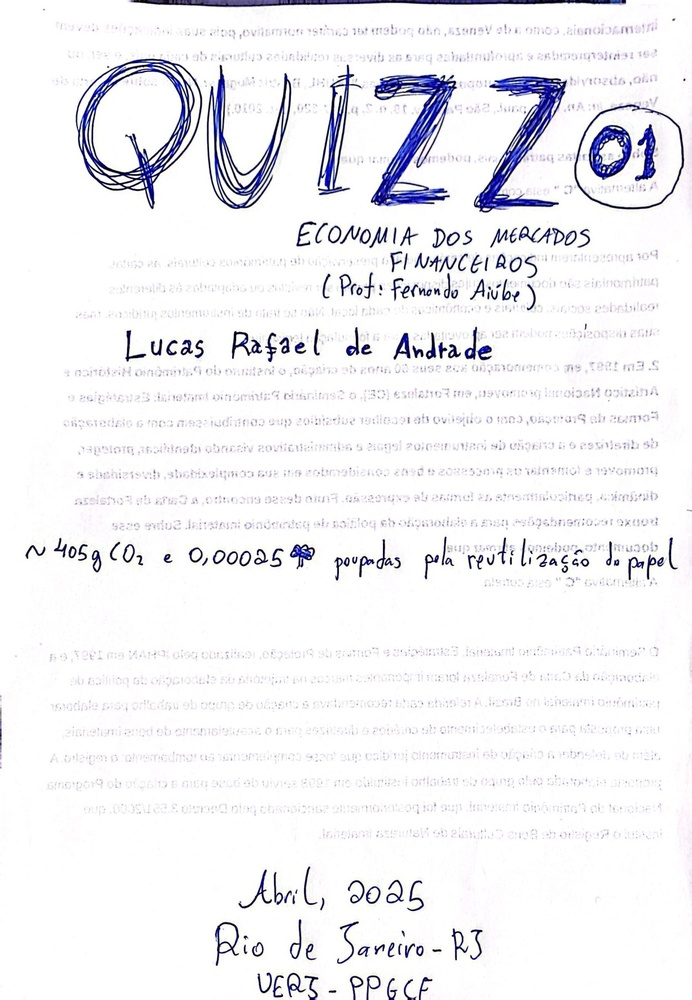
#> input picture handwritten_text/original/Quizz 01 Economia mercados financeiros_1.jpg, 692 x 1000 px, shrunk from 1252 x 1808 before the run; its folder holds only this picture in this run
$ python main.py
#> lines starting #> are read from the running program, lines starting #| are printed output that depends on the picture; after the words box and inside, x2 and y2 are one past the last pixel; in counts of white or black regions, pixels touching at a corner belong together
import cv2
import os
import numpy as np
import pytesseract
pytesseract.pytesseract.tesseract_cmd = r'C:\Program Files\Tesseract-OCR\tesseract.exe'

from glob import glob

# Defina os diretórios de entrada e saída
input_dir = r"handwritten_text\original"  # Pasta com imagens JPG
output_dir = r"handwritten_text\segmented"

# Cria a estrutura de pastas de saída, se não existir
recognized_dir = os.path.join(output_dir, "recognized")
not_recognized_dir = os.path.join(output_dir, "nao_reconhecidos")
words_dir = os.path.join(output_dir, "palavras_agrupadas")

os.makedirs(recognized_dir, exist_ok=True)
os.makedirs(not_recognized_dir, exist_ok=True)
os.makedirs(words_dir, exist_ok=True)

# Lista todos os arquivos JPG na pasta de origem
image_paths = glob(os.path.join(input_dir, "*.jpg"))

# Função para salvar a imagem em determinado caminho
def save_roi(roi, dest_dir, base_name, index, prefix=""):
    filename = f"{base_name}_{prefix}{index}.jpg"
    cv2.imwrite(os.path.join(dest_dir, filename), roi)

# Processa cada imagem
for image_path in image_paths:
    # Nome base da imagem (sem extensão)
    base_name = os.path.splitext(os.path.basename(image_path))[0]

    # Carrega e converte para escala de cinza
    image = cv2.imread(image_path)
#> image is the input picture: shape (1000, 692, 3); mean B, G, R 244.6, 241.5, 241.8
    if image is None:
        continue
    gray = cv2.cvtColor(image, cv2.COLOR_BGR2GRAY)
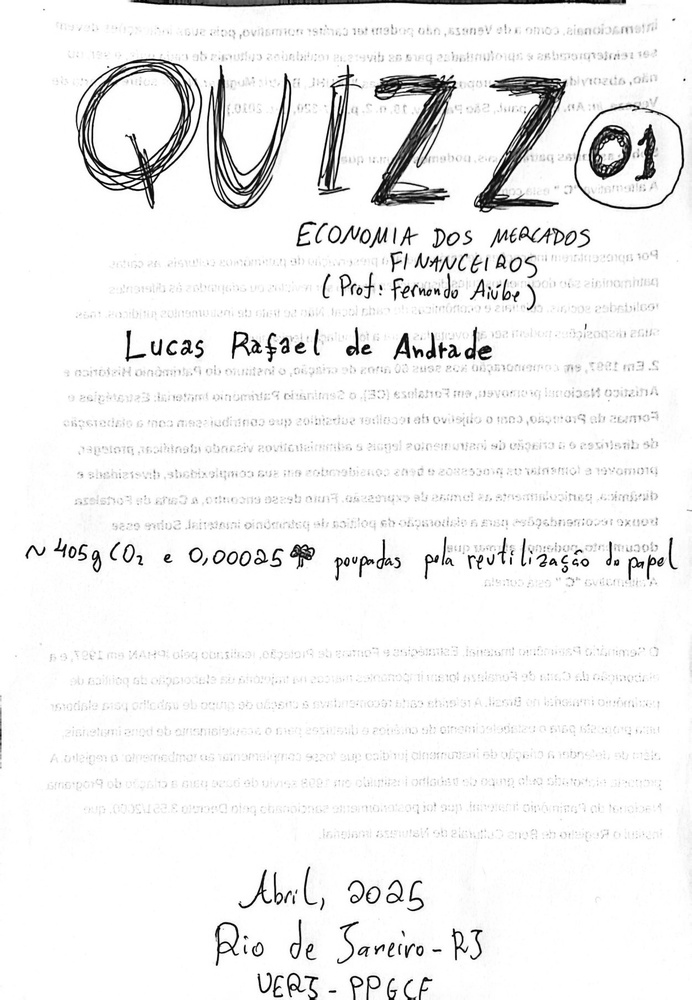
#> gray: shape (1000, 692); min 0, max 255, mean 241.9

    # Aplica threshold para binarização.
    # Utilizamos THRESH_BINARY_INV para que os caracteres fiquem em branco (foreground)
    ret, thresh = cv2.threshold(gray, 127, 255, cv2.THRESH_BINARY_INV)
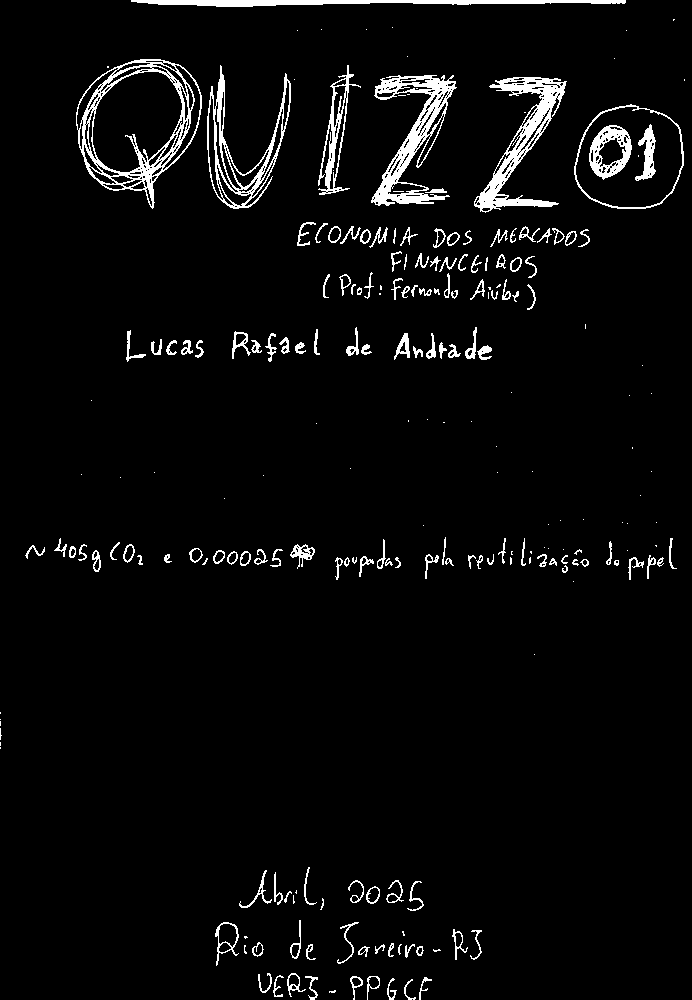
#> thresh: shape (1000, 692); 4.1% white; 229 white regions (79 under 20 px)

    # Encontra os contornos externos, que poderão representar caracteres ou grupos de caracteres
    contours, hierarchy = cv2.findContours(thresh, cv2.RETR_EXTERNAL, cv2.CHAIN_APPROX_SIMPLE)
#> contours = 223 contours, 101 with area under 20; largest, box (x1, y1, x2, y2) and area: (76, 59, 202, 209) 12688, (574, 104, 684, 209) 9067, (371, 75, 457, 206) 4284, (207, 65, 291, 209) 3983, (474, 77, 567, 213) 3688

    for i, cnt in enumerate(contours):
        x, y, w, h = cv2.boundingRect(cnt)
        # Filtra pequenas regiões que podem ser ruído
        if w < 10 or h < 10:
            continue

        # Extrai a região de interesse (ROI) do caractere ou grupo de caracteres
        roi = thresh[y:y+h, x:x+w]

        # Se a largura for significativamente maior que a altura, pode ser que haja agrupamento de letras (palavra "grudada")
        if w > 1.5 * h:
            save_roi(roi, words_dir, base_name, i, prefix="word_")
            continue

        # Configuração para reconhecer um único caractere (PSM 10: trata a imagem como um único caractere)
        # Aqui restringimos a lista de caracteres a letras (maiúsculas e minúsculas)
        config = '--psm 10 -c tessedit_char_whitelist=abcdefghijklmnopqrstuvwxyzABCDEFGHIJKLMNOPQRSTUVWXYZ'
#> (the run stopped early here; a loop or call above may not have finished)

$ run again, on handwritten_text/original/Quizz 01 Economia mercados financeiros_13.jpg
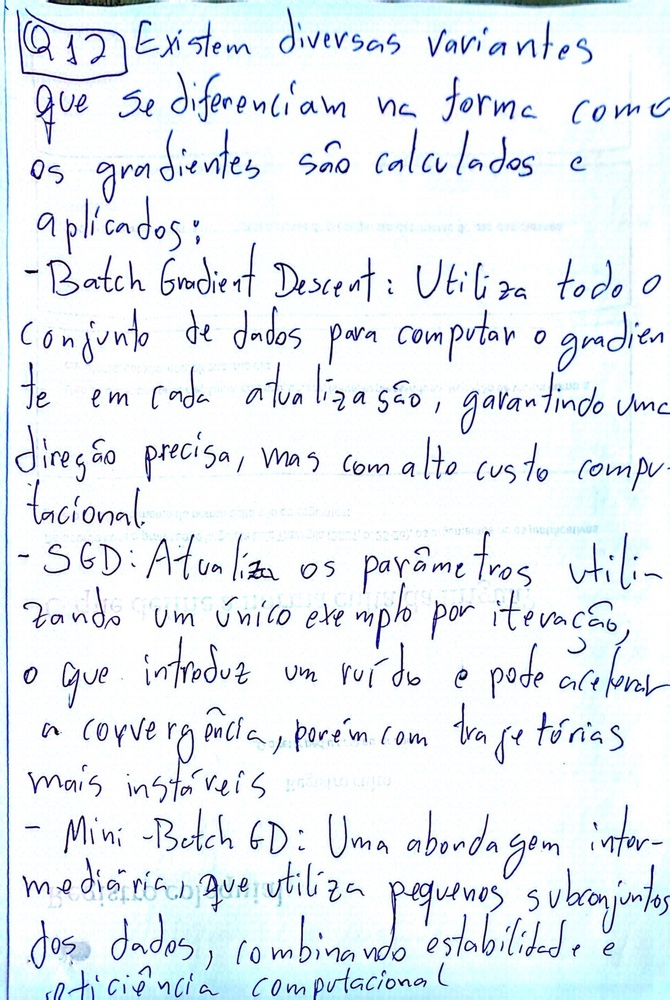
#> input picture handwritten_text/original/Quizz 01 Economia mercados financeiros_13.jpg, 670 x 1000 px, shrunk from 1216 x 1816 before the run
#> image is the input picture: shape (1000, 670, 3); mean B, G, R 242.8, 238.2, 232
#> `gray = cv2.cvtColor(image, cv2.COLOR_BGR2GRAY)`:
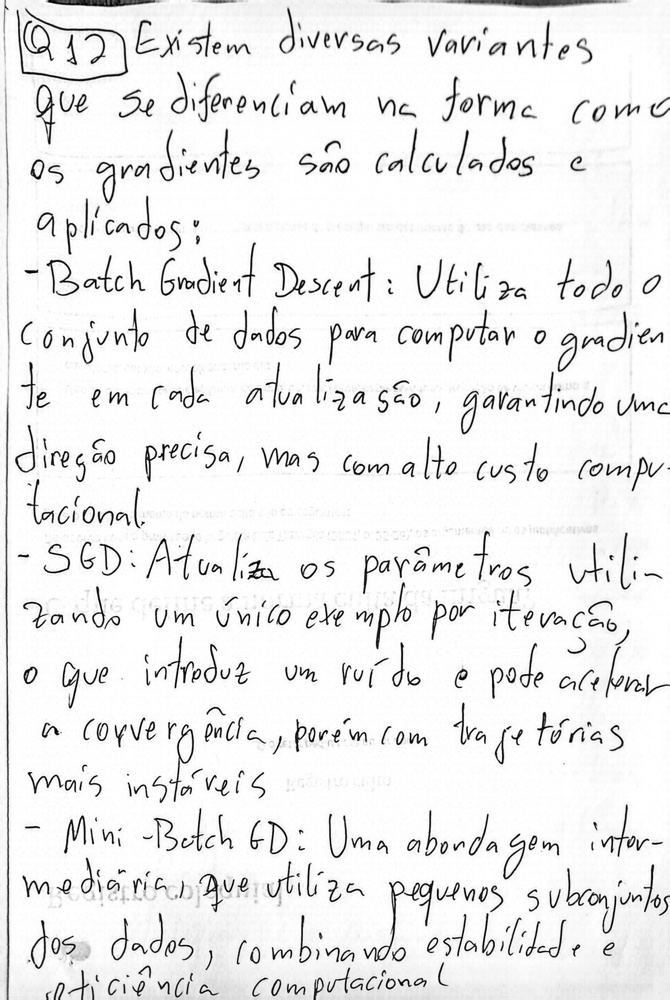
#> gray: shape (1000, 670); min 1, max 255, mean 236.9
#> `ret, thresh = cv2.threshold(gray, 127, 255, cv2.THRESH_BINARY_INV)`:
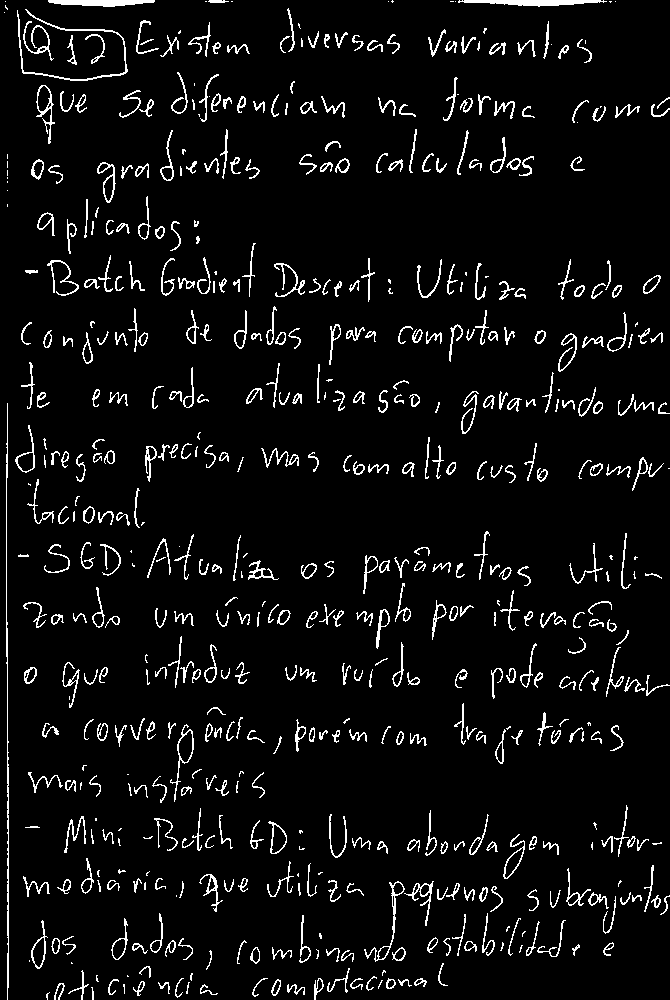
#> thresh: shape (1000, 670); 5.7% white in thin lines or dots
#> contours = 583 contours, 205 with area under 20; largest, box (x1, y1, x2, y2) and area: (458, 0, 607, 7) 480, (48, 0, 155, 7) 429, (170, 724, 194, 802) 424, (36, 85, 55, 144) 390, (268, 821, 287, 854) 346

$ run again, on handwritten_text/original/Quizz 01 Economia mercados financeiros_14.jpg
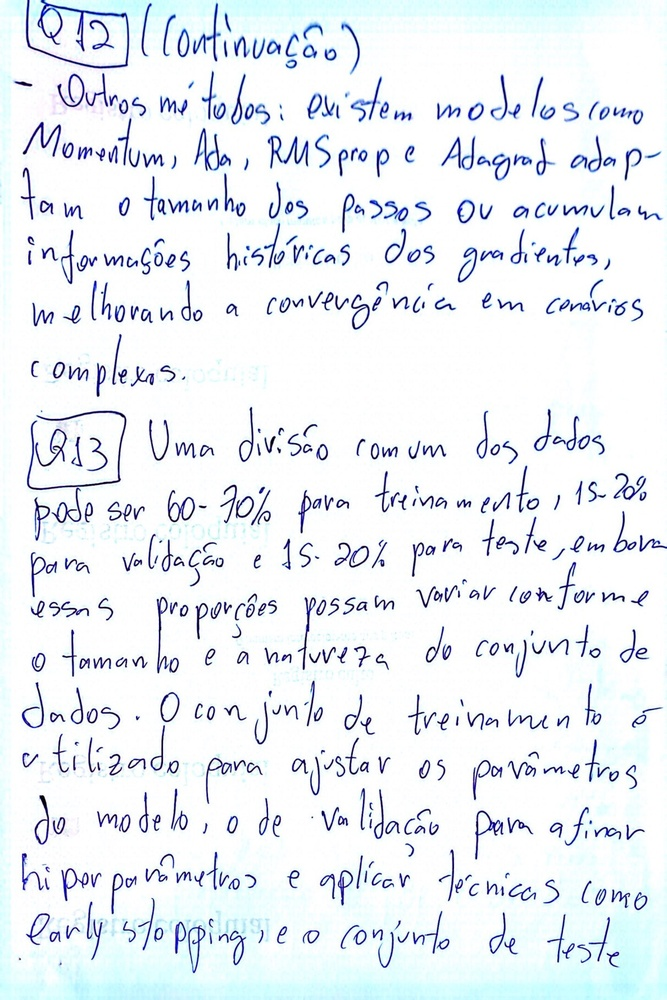
#> input picture handwritten_text/original/Quizz 01 Economia mercados financeiros_14.jpg, 667 x 1000 px, shrunk from 1212 x 1816 before the run
#> image is the input picture: shape (1000, 667, 3); mean B, G, R 244.1, 239.4, 234.5
#> `gray = cv2.cvtColor(image, cv2.COLOR_BGR2GRAY)`:
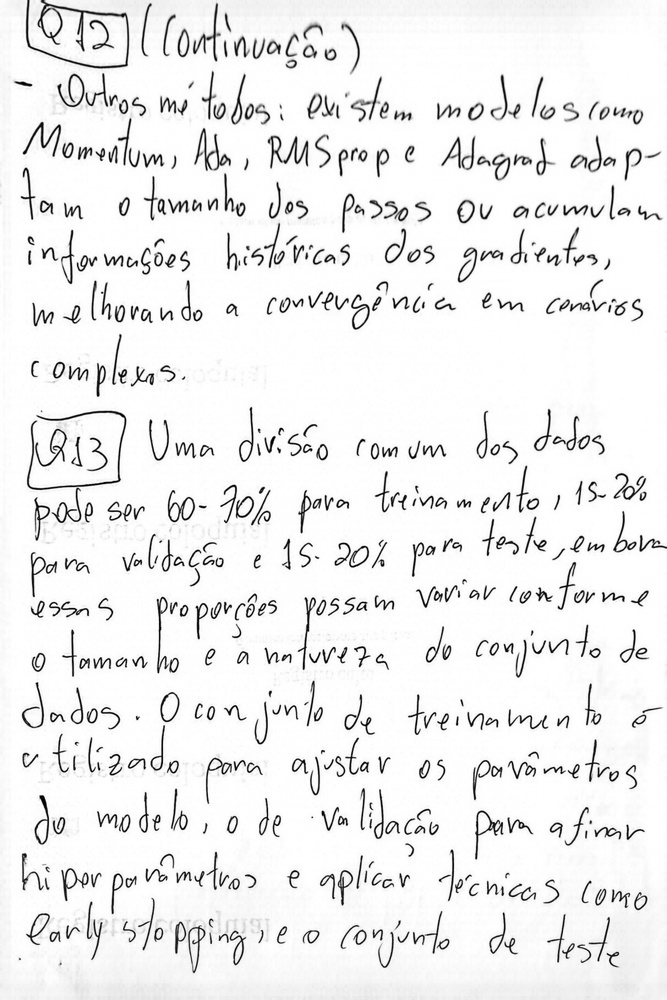
#> gray: shape (1000, 667); min 0, max 255, mean 238.5
#> `ret, thresh = cv2.threshold(gray, 127, 255, cv2.THRESH_BINARY_INV)`:
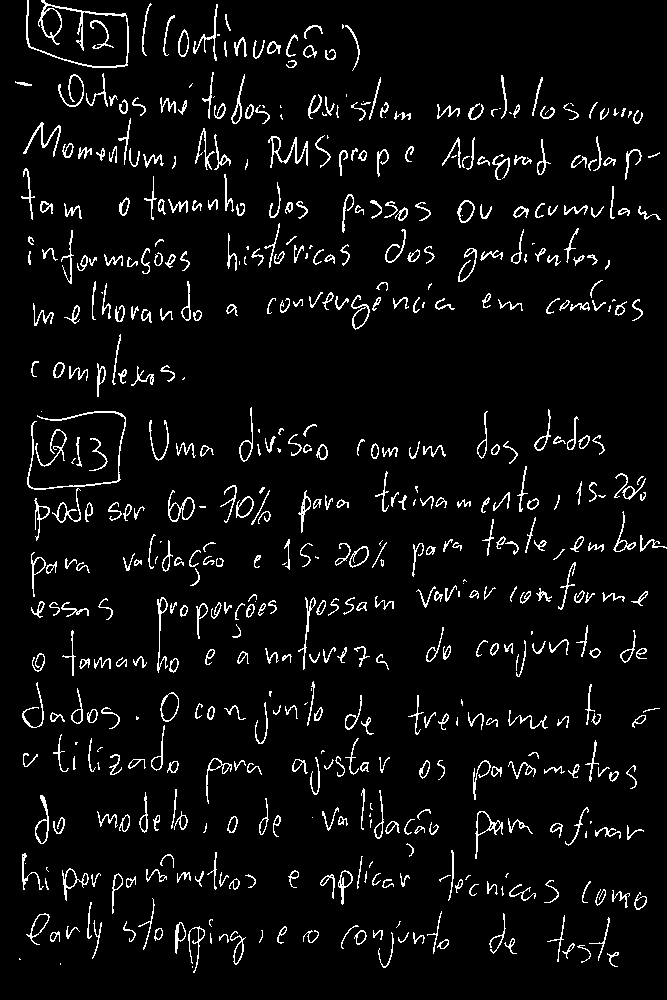
#> thresh: shape (1000, 667); 5.4% white in thin lines or dots
#> contours = 572 contours, 185 with area under 20; largest, box (x1, y1, x2, y2) and area: (26, 0, 129, 68) 852, (168, 490, 195, 522) 384, (160, 692, 179, 722) 382, (475, 811, 503, 859) 372, (35, 795, 49, 844) 296

$ run again, on handwritten_text/original/Quizz 01 Economia mercados financeiros_15.jpg
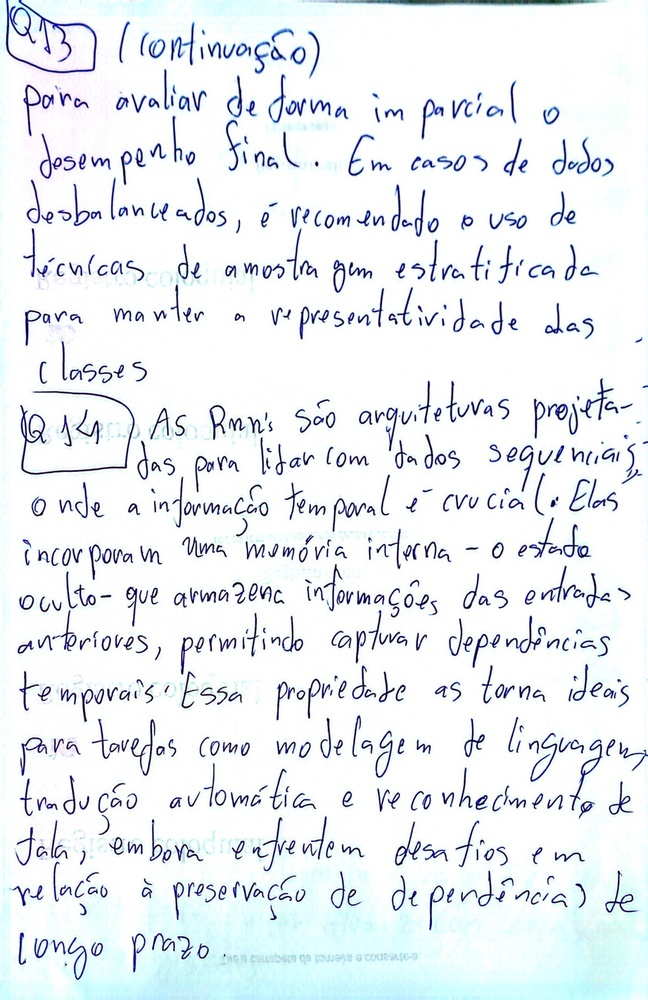
#> input picture handwritten_text/original/Quizz 01 Economia mercados financeiros_15.jpg, 648 x 1000 px, shrunk from 1176 x 1816 before the run
#> image is the input picture: shape (1000, 648, 3); mean B, G, R 242.2, 238.3, 233.6
#> `gray = cv2.cvtColor(image, cv2.COLOR_BGR2GRAY)`:
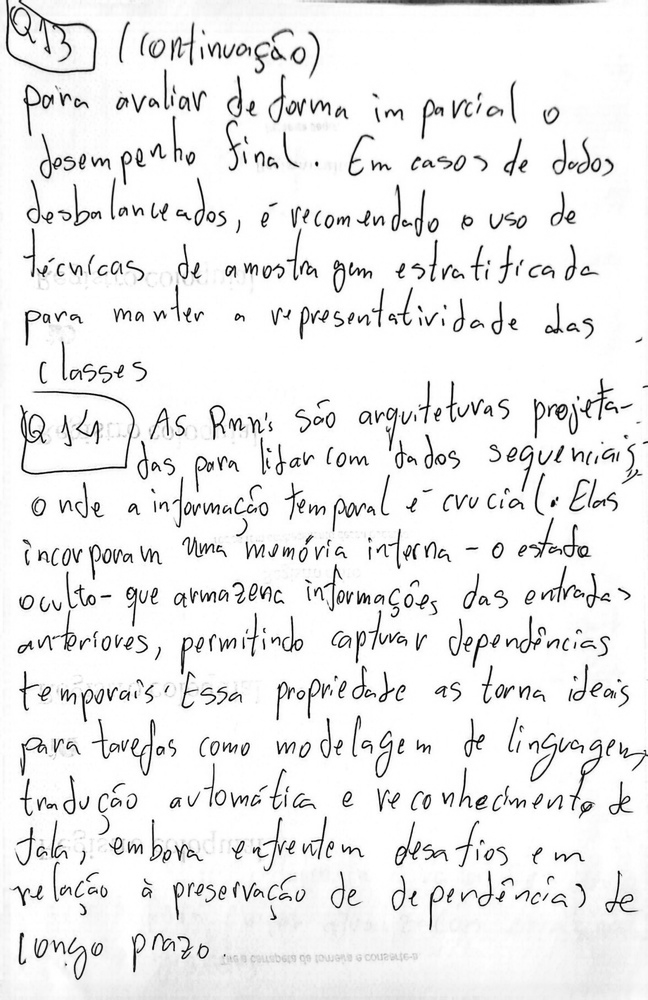
#> gray: shape (1000, 648); min 1, max 255, mean 237.4
#> `ret, thresh = cv2.threshold(gray, 127, 255, cv2.THRESH_BINARY_INV)`:
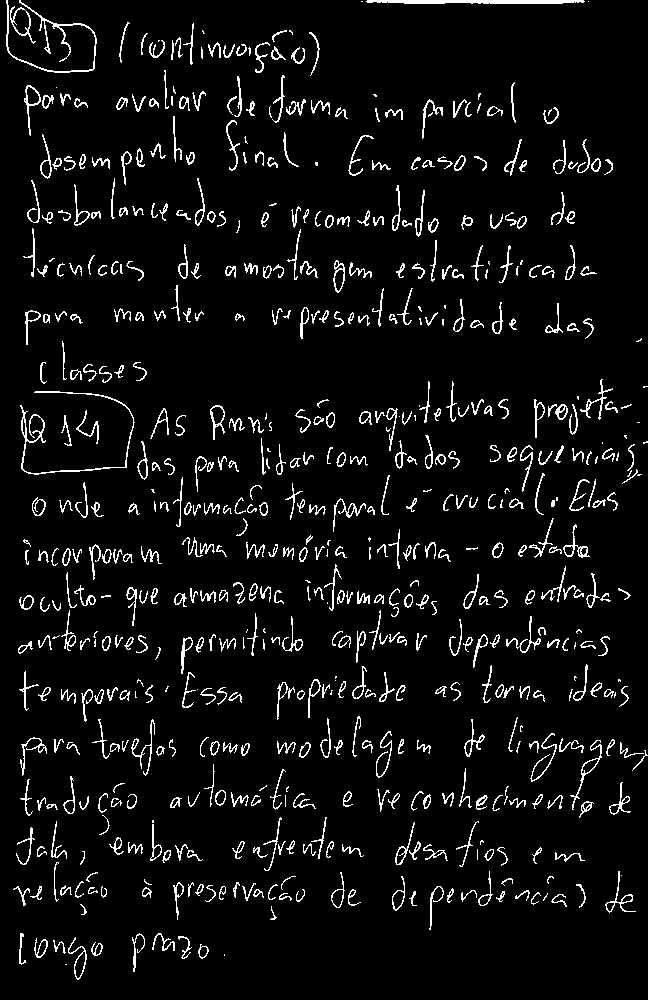
#> thresh: shape (1000, 648); 5.8% white in thin lines or dots
#> contours = 634 contours, 233 with area under 20; largest, box (x1, y1, x2, y2) and area: (366, 0, 585, 4) 549, (10, 6, 36, 44) 395, (20, 391, 135, 475) 346, (6, 0, 97, 73) 342, (24, 85, 41, 136) 261
